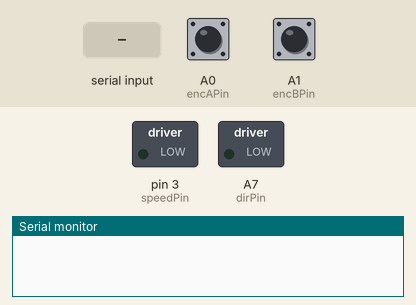
This sketch was run on a simulated Teensy 4. On the bench: switched loads named in the sketch (green lamp = pin HIGH), the last lines printed to the serial monitor. Inputs (shaded band) come from the test bench; at power-on: A0 (encAPin) HIGH, A1 (encBPin) HIGH.

Above: at 1.2 s.
1.3 s: A0 (encAPin) pulled LOW for 0.15 s
At 2.6 s:
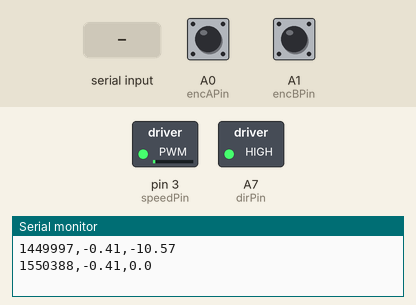
2.9 s: "c" received over Serial
At 13.3 s:
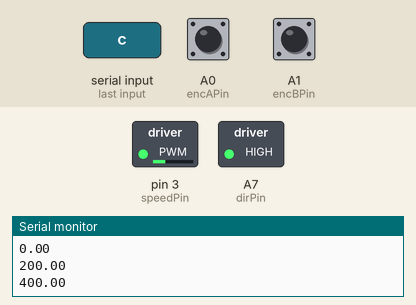
Timing chart, 0 to 19.4 s (numbered marks = the images above; inputs shaded):
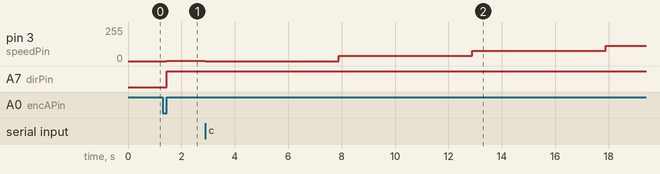

Measured:
- after the input at 1.3 s, pin 3 (speedPin): 0/255 → 1/255 after 0.15 s; A7 (dirPin): LOW → HIGH after 0.15 s
- after the input at 2.9 s, pin 3 (speedPin): 1/255 → 0/255 at once, → 38/255 5.0 s later, → 77/255 5.0 s later, → 115/255 5.0 s later

The sketch:

EncoderInterfaceT4.ino
```cpp
 // EncoderInterfaceT4
//
//  Read the encoder and translate to a distance and send over USB-Serial and PWM DAC
//  Teensy 4.0 with Teensy Extensions

//  Encoder A - pin 14
//  Encoder B - pin 15
//  Encoder VCC - Vin
//  Encoder ground - GND
//  PWM Analog Out - pin 3
//  Direction pin - pin 21
//
// Steve Sawtelle
// jET
// Janelia
// HHMI
//

#define SHOW_MICROS    // if defined, print micros() with each output
#define SHOW_REVERSE   // if this is defined, show abs value of speed, else ignore reverse distance/speed
#define SHOW_ZERO      // if this is defined, show 0 speed if no movement in SPEED_TIMEOUT micros
//#define CYLINDER_8IN   // if this is defined, will compile for 8" cyclinder, else standard belt

//#define ZERO_OFFSET    // if this is defined, offset zero to 1/2 Max DAC to allow sending reverse speed through DAC
//                          if used must also define SHOW_REVERSE

#define UPDATE_USECS 20000  // don't print faster than this many micros
#define SPEED_TIMEOUT 100000  // if we don't move in this many micros assume we are stopped and show 0.0 speed


#define VERSION "20240909"
// ===== VERSIONS ======

// 20240909 sws
// - from EncoderInterfaceT3, changes to use Teensy 4.0
//   pin changes
//   add in spped and dir outputs, speed is PWM analog

// 20230621 sws
// - add ability to compile for cylinder treadmill

// 20230523 sws
// - remove debug output in loop
// - add '?' query for version

// 20220419 sws
// - update lastUsecs during zero speed time so that when the treadmill starts again the speed
//   is based on the end of last zero time out

// 20221212 sws from suggestions by york at Labmaker
// - strict even intervals causes poor low speed granularity
// - so, return to incremental updates, but limit to no faster than UPDATE_USECS
// - make define to allow showing zero if no movement in SPEED_TIMEOUT micros
// - add define to allow printing of micros() value

// 20221017 sws
// - add define to print distance and speed at even intervals.
//     To use allow #define TIMED_UPDATE and UPDATE_RATE sets the rate in updates per second

// 20220720 sws
// - also need to use pin 3 not 0 in LC as 0 doesn't have interrupt capability
// - to keep backward compatibility, set the unused pin as input so they can be tied
//    together on PCB

// 20220711 sws
// - provide alternate compile for Teensy LC, A12 not A14 for DAC

// 20211109 sws
// - was printing absolute run speed, now it shows as negative if reverse

// 20211021 sws
// - add define for offsetting DAC to show reverse speed

// 20180514 sws
// - DIR pin was set to 12 but hardware has it on 2
// - also had index pin as 2 should be 14

// 20180328 sws
// - remove wait for serial since it will not move past it if no serial port is defined

// 20180319 sws
// - add define to allow showing reverse direction

#define MAXSPEED    1000.0f  // maximum speed for dac out (mm/sec)
#define MAXDACVOLTS 2.5f    // DAC ouput voltage at maximum speed
#define MAXDACCNTS  4095.0f // maximum dac value - should be 2^(analogWriteResolution)

float maxDACval = MAXDACVOLTS * MAXDACCNTS / 3.3; // limit dac output to max allowed

#define speedPin 3
#define encAPin 14 // 12
#define encBPin 15 // 11
#define dirPin 21    // 0 = forward,1 = reverse


#ifdef CYLINDER_8IN
// counts per rotation of cylindrical treadmill encoder wheel: 200 counts per rev, 7.90" per rev (was 7.95)
// so - 7.90 * 25.4 * pi / 200  = microns/cnt
// when using rising and falling edges of both channels, must divide by 800
// first version of cylinder used /200 and then /4 in distance per count, but the /4 should be here
#define MM_PER_COUNT 787990  // 3171909  // actually 1/10^6mm per count since we divide by usecs
#else
// counts per rotation of treadmill encoder wheel
// 200 counts per rev
// 1.03" per rev
// so - 1.03 * 25.4 * pi / 200 /1000 = microns/cnt
#define MM_PER_COUNT 410950  // actually 1/10^6mm per count since we divide by usecs
#endif

#define DIST_PER_COUNT ((float)MM_PER_COUNT/1000000.0)   //(float)0.41095

#define SPEED_TIMEOUT 100000  // if we don't move in this many microseconds assume we are stopped

static float runSpeed = 0;
static float lastSpeed = 0;
volatile uint32_t lastUsecs;
volatile uint32_t thisUsecs;
volatile uint32_t encoderUsecs;
volatile float distance = 0;
volatile float deltaDistance = 0;
volatile int8_t encoderCounts = 0;

static uint64_t monoUsecs = 0;  // 64-bit monotonic microseconds

#define FW 1
#define BW -1

int dir = FW;

float lastDistance;
float zeroDistance;
volatile boolean movement = false;

// ------------------------------------------
// interrupt routine for ENCODER_A rising edge (and falling if cylinder)
// ---------------------------------------------
void encoderInt()
{
   thisUsecs = micros();

  int ENCA = digitalReadFast(encAPin);  // always update output
  int ENCB = digitalReadFast(encBPin);
  // figure out the direction

  if (ENCA == ENCB )  // if same, then backwards
  {
    dir = BW;
    #ifdef SHOW_REVERSE
        distance -= DIST_PER_COUNT;
    #endif
  }
  else
  {
      dir = FW;
      distance += DIST_PER_COUNT;
  }

  #ifndef SHOW_REVERSE   // if not showing reverse speed force reverse to 0
    if( dir == BW ) runSpeed = 0;
  #endif

   movement = true;

}


// ------------------------------------------
// interrupt routine for ENCODER_B rising/falling edge - for 8" cylinder
// ---------------------------------------------
void encoderBInt()
{
   thisUsecs = micros();

  int ENCA = digitalReadFast(encAPin);  // always update output
  int ENCB = digitalReadFast(encBPin);
  // figure out the direction

  if (ENCA != ENCB )  // if same, then backwards
  {
    dir = BW;
    #ifdef SHOW_REVERSE
        distance -= DIST_PER_COUNT;
    #endif
  }
  else
  {
      dir = FW;
      distance += DIST_PER_COUNT;
  }

  #ifndef SHOW_REVERSE   // if not showing reverse speed force reverse to 0
    if( dir == BW ) runSpeed = 0;
  #endif

   movement = true;

}

void setDACspeed(float speed)
{
    float dacval = abs(speed)/MAXSPEED * maxDACval;
    if( dacval < 0 ) dacval = 0;
    if( dacval > maxDACval) dacval = maxDACval;

    analogWrite(speedPin,(uint16_t) dacval);

    if( runSpeed < 0 )
       digitalWrite(dirPin, HIGH); // and note reverse dir
    else
       digitalWrite(dirPin, LOW);  // else note forward
}


void setup()
{

  Serial.begin(192000);
  // while( !Serial);  // if no USB serial connection, this will hang the program

  pinMode(encAPin, INPUT_PULLUP); // sets the digital pin as input
  pinMode(encBPin, INPUT_PULLUP); // sets the digital pin as input
  pinMode(dirPin, OUTPUT);
  digitalWrite(dirPin, LOW);  //  assume forward

  analogWriteFrequency(speedPin, 36621.09);  // optimal freq for 12 bit PWM
  // https://www.pjrc.com/teensy/td_pulse.html
  analogWriteResolution(12);

  lastUsecs = micros();
  thisUsecs = lastUsecs;
  lastDistance = 0;
  zeroDistance = 0;
  #ifdef CYLINDER_8IN
    attachInterrupt(encAPin, encoderInt, CHANGE); // check encoder every A pin edge
    attachInterrupt(encBPin, encoderBInt, CHANGE); // check encoder every B pin edge
  #else
    attachInterrupt(encAPin, encoderInt, RISING); // check encoder every A pin rising edge
  #endif
}

boolean moved = false;

 void loop()
{

  if( Serial.available() )
  {
     int8_t charin = Serial.read();
     if ( charin == '?' )
     {
       Serial.print("Treadmill V:");
       Serial.println(VERSION);
       #ifdef CYLINDER_8IN
          Serial.println("8in Cylindrical Treadmill");
       #endif
       #ifdef SHOW_MICROS
          Serial.print("micros,");
       #endif
       Serial.println("distance (mm),speed (mm/s)");
     }
     else if ( charin == 'c' )
     {
        Serial.print("Speed output calibrate, 0 to ");
        Serial.print(MAXSPEED);
        Serial.println(" mm/sec");
        for( float speed = 0; speed <= MAXSPEED; speed += MAXSPEED/5)
        {
           setDACspeed(speed);
           Serial.println(speed);
           delay(5000);
        }
      //  setDACspeed(0);
     }
  }

  noInterrupts();
  uint32_t newUsecs = thisUsecs;
  float cumDistance = distance;
  moved = movement;
  movement = false;
  interrupts();

  if( (moved) && ((newUsecs - lastUsecs) > UPDATE_USECS ) ) // are we at least past max update rate
  {
    uint32_t usecs = (uint32_t)(newUsecs - lastUsecs);   // unsigned delta handles wrap
    monoUsecs += usecs;
    lastUsecs = newUsecs;
    runSpeed = (1e6f * (cumDistance - lastDistance)) / (float)usecs;

  #ifndef SHOW_REVERSE
     if( (cumDistance - lastDistance) > 0 )
  #endif
     {
       // Print monotonic time instead of raw micros() to avoid rollover
       #ifdef SHOW_MICROS
         Serial.print((unsigned long long)monoUsecs);
         Serial.print(",");
       #endif
       Serial.print(cumDistance);
       Serial.print(",");
       Serial.println( runSpeed);

       lastDistance = cumDistance;

       setDACspeed(runSpeed);
     }

  }
  #ifdef SHOW_ZERO
  else
  {
     uint32_t zeroUsecs = micros();
     if( (uint32_t) (zeroUsecs - lastUsecs) > SPEED_TIMEOUT )
     {
        uint32_t dz = (uint32_t)(zeroUsecs - lastUsecs);
        monoUsecs += dz;
        lastUsecs = zeroUsecs;

       if( lastDistance != zeroDistance )
       {
         #ifdef SHOW_MICROS
           Serial.print((unsigned long long)monoUsecs); //print monotonic time
           Serial.print(",");
         #endif
         Serial.print(lastDistance);
         Serial.println(",0.0");

         zeroDistance = lastDistance;
       }

       lastUsecs = zeroUsecs;  // update to most recent time so next speed reading is right
     }
  }
  #endif


} // end loop
```
